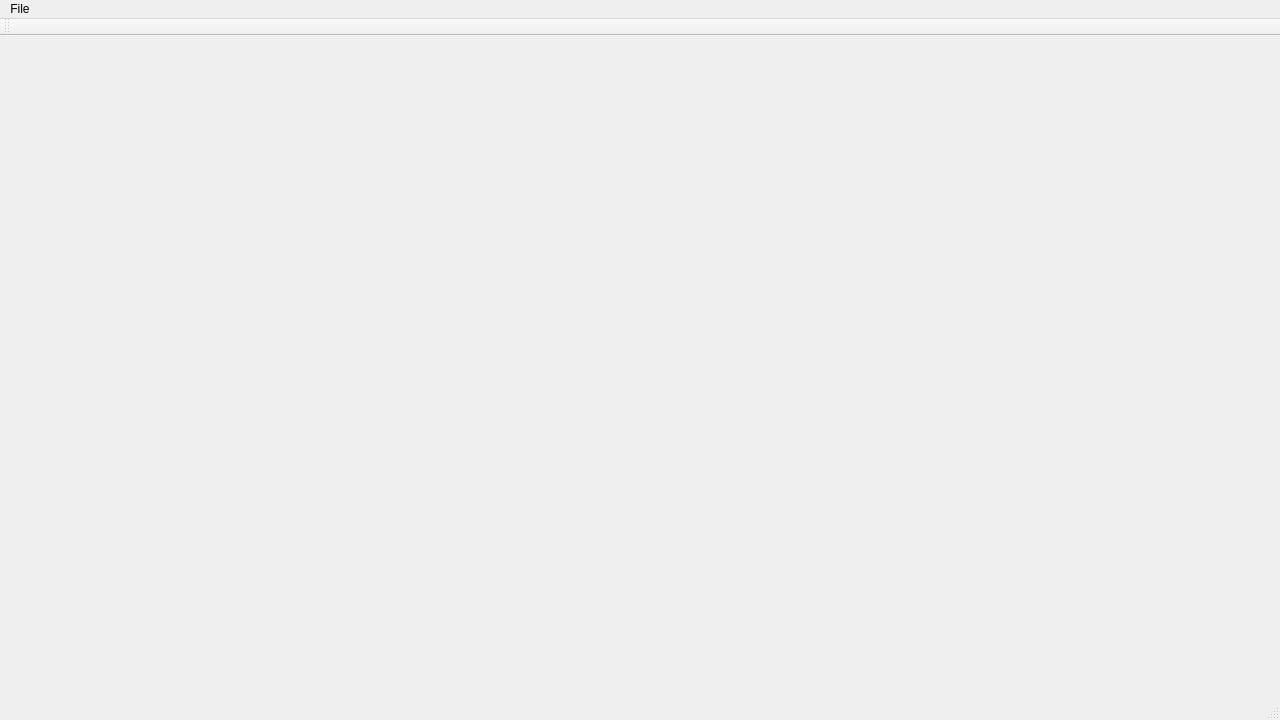
<?xml version="1.0" encoding="UTF-8"?>
<ui version="4.0">
 <class>CrQtMainWindow</class>
 <widget class="QMainWindow" name="CrQtMainWindow">
  <property name="geometry">
   <rect>
    <x>0</x>
    <y>0</y>
    <width>1280</width>
    <height>720</height>
   </rect>
  </property>
  <property name="windowTitle">
   <string>Corsair Engine 0.01</string>
  </property>
  <widget class="QWidget" name="centralWidget"/>
  <widget class="QMenuBar" name="menuBar">
   <property name="geometry">
    <rect>
     <x>0</x>
     <y>0</y>
     <width>1280</width>
     <height>21</height>
    </rect>
   </property>
   <widget class="QMenu" name="menuFile">
    <property name="title">
     <string>File</string>
    </property>
    <addaction name="actionNew_Scene"/>
    <addaction name="actionOpen_Scene"/>
    <addaction name="separator"/>
   </widget>
   <addaction name="menuFile"/>
  </widget>
  <widget class="QToolBar" name="mainToolBar">
   <attribute name="toolBarArea">
    <enum>TopToolBarArea</enum>
   </attribute>
   <attribute name="toolBarBreak">
    <bool>false</bool>
   </attribute>
  </widget>
  <widget class="QStatusBar" name="statusBar"/>
  <action name="actionNew_Scene">
   <property name="text">
    <string>New Scene</string>
   </property>
  </action>
  <action name="actionOpen_Scene">
   <property name="text">
    <string>Open Scene</string>
   </property>
  </action>
 </widget>
 <layoutdefault spacing="6" margin="11"/>
 <resources/>
 <connections/>
</ui>
